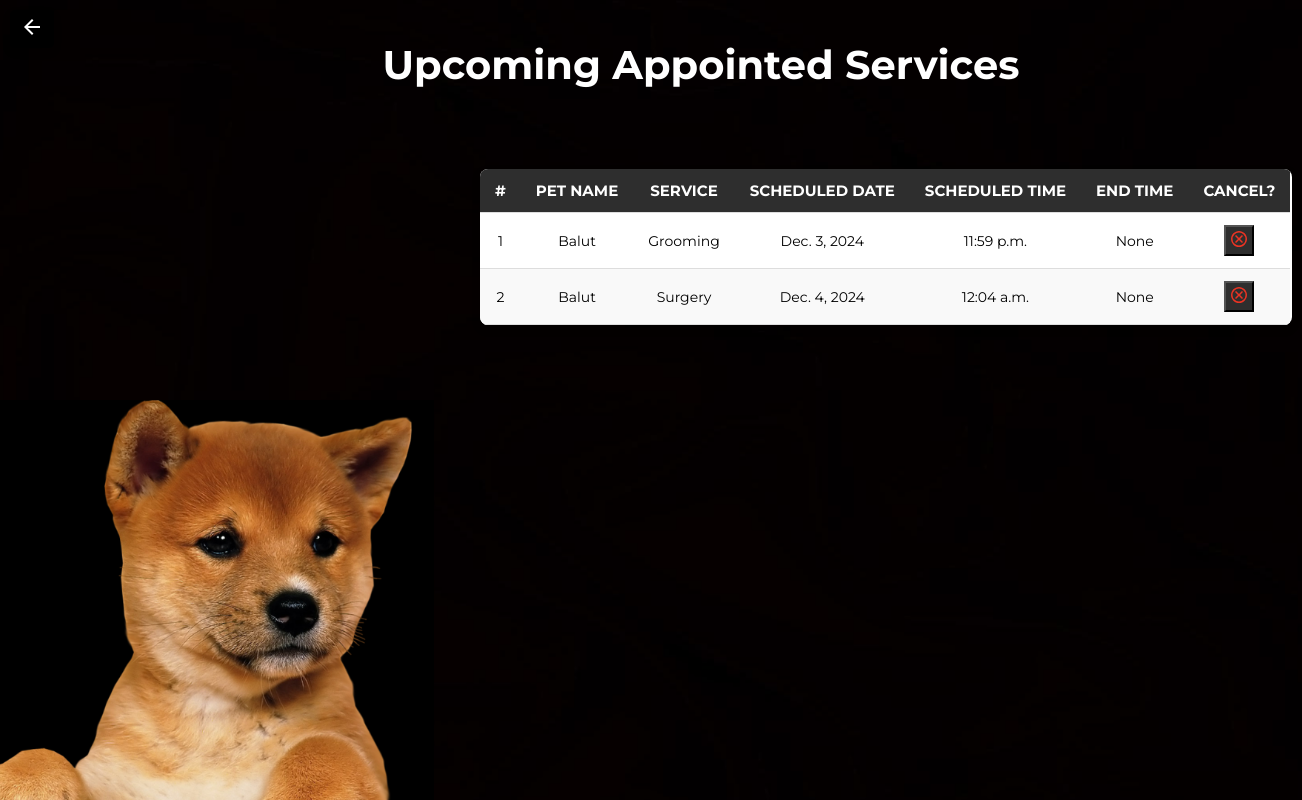
Page /user-upcoming-services/ (signed in) on the earlier database version.
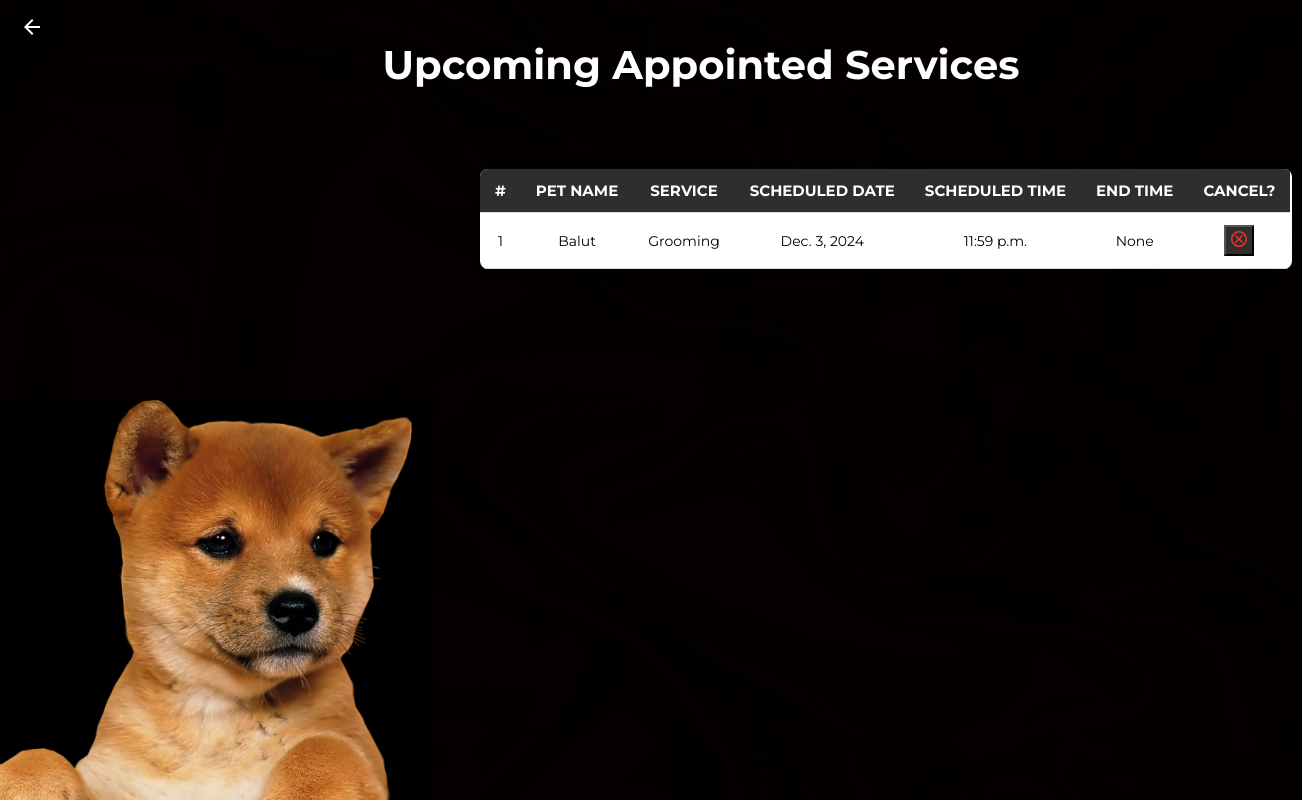
Same page on the later database version.
### app/models.py (models this page shows, shortened)
class ScheduledServices(models.Model):
    user = models.ForeignKey(User, on_delete=models.CASCADE, related_name="scheduled_services")
    pet_name = models.CharField(max_length=30, null=True, blank=True)
    service = models.CharField(max_length=100, null=True, blank=True)
    scheduled_date = models.DateField(null=True, blank=True)
    scheduled_time = models.TimeField(null=True, blank=True)
    end_time = models.TimeField(null=True, blank=True)
    status = models.BooleanField(default=False, null=True)
    cancelled = models.BooleanField(default=False)
    finished = models.BooleanField(default=False)

### app/views.py (the view)
# urls.py: path('user-upcoming-services/', views.upcoming_services, name="upcoming_services"),
@login_required
def upcoming_services(request):
    if request.user.is_authenticated:
        appointments = ScheduledServices.objects.filter(user=request.user, status=True, cancelled=False)
    else:
        appointments = []
    return render(request, 'user-upcoming-services.html', {'appointments': appointments})

### app/templates/user-upcoming-services.html (shortened to what this page needs)
{% load static %}
<!DOCTYPE html>
<html lang="en">
<head>
    <link rel="stylesheet" href="{% static 'css/adminapo.css' %}">
</head>
<body>
<div class="admin-apo-page">
    <a href="{% url 'home' %}" class="home-btn">
        <button class="home-btn-button">
            <svg xmlns="http://www.w3.org/2000/svg" height="24px" viewBox="0 -960 960 960" width="24px" fill="#FFFFFF">
                <path d="m313-440 224 224-57 56-320-320 320-320 57 56-224 224h487v80H313Z"/>
            </svg>
        </button>
    </a>
    <div class="admin-apo-main-text">
        <p>Upcoming Appointed Services</p>
    </div>
    {% if appointments %}
        <div class="admin-upcoming-apo-table-container">
            <table class="admin-upcoming-apo-table">
                <thead>
                    <tr>
                        <th>#</th>
                        <th>Pet Name</th>
                        <th>Service</th>
                        <th>Scheduled Date</th>
                        <th>Scheduled Time</th>
                        <th>End Time</th>
                        <th>Cancel?</th>
                    </tr>
                </thead>
                <tbody>
                    {% for appointment in appointments %}
                        <tr>
                            <td>{{ forloop.counter }}</td>
                            <td>{{ appointment.pet_name }}</td>
                            <td>{{ appointment.service }}</td>
                            <td>{{ appointment.scheduled_date }}</td>
                            <td>{{ appointment.scheduled_time }}</td>
                            <td>{{ appointment.end_time }}</td>
                            <td>
                                <form action="{% url 'cancel_appointment' appointment.id %}" method="POST">
                                    <button type="submit" class="admin-apo-btn">
                                    </button>
                                </form>
                            </td>
                        </tr>
                    {% endfor %}
                </tbody>
            </table>
        </div>
    {% else %}
        <div class="admin-apo-no-appointments">
            <h2>No Upcoming Services</h2>
            <p>You don't have any upcoming appointments yet. You can do it <a href='/schedule/'>here</a>.</p>
        </div>
    {% endif %}
</div>
</body>
</html>

Differences in the rows shown:
no longer on this page (row edited): ScheduledServices: pet_name "Balut", service "Surgery", scheduled_date "Dec. 4, 2024", scheduled_time "12:04 a.m.", end_time "None"
